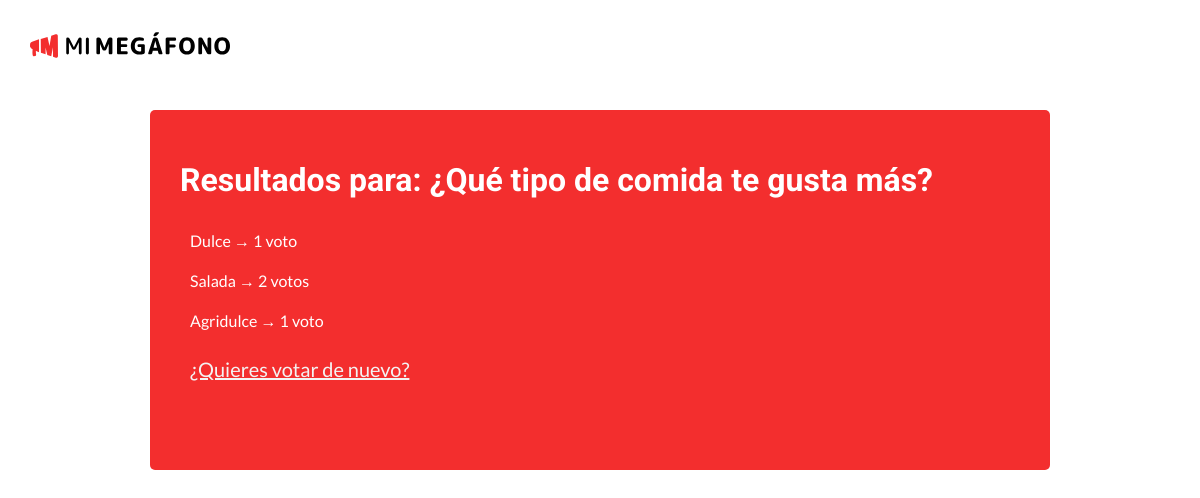
/polls/5/results/, run on an earlier commit of the app's database.
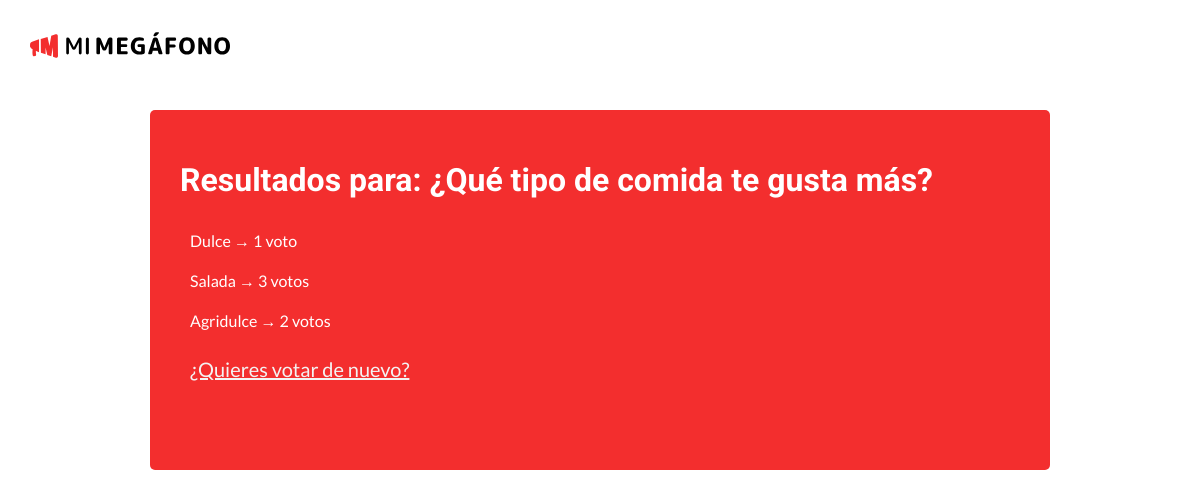
And on a later commit of the database.
### polls/models.py (models this page shows, shortened)
class Choice(models.Model):
    question = models.ForeignKey(Question, on_delete=models.CASCADE)
    choice_text = models.CharField(max_length=200)
    votes = models.IntegerField(default=0)

### polls/views.py (the view)
# urls.py: path('<int:pk>/results/', views.ResultsView.as_view(), name='results'),
class ResultsView(generic.DetailView):
    model = Question
    template_name = 'polls/results.html'

### polls/templates/polls/results.html (shortened to what this page needs)
<!DOCTYPE html>
<html lang="es">
<head>
    {% load static %}
    <link rel="stylesheet" type="text/css" href="{% static 'polls/style.css' %}">
</head>
<body>
    <header>
        <a class="header-brand" href="{% url 'polls:index' %}">
        </a>
    </header>
    <div class="container">
        <h1 class="poll-title">Resultados para: {{ question.question_text }}</h1>
        <ul class="poll-list">
        {% for choice in question.choice_set.all %}
            <li class="list-result">{{ choice.choice_text }} &rightarrow; {{ choice.votes }} voto{{ choice.votes|pluralize }}</li>
        {% endfor %}
        </ul>
        <a class="vote-link" href="{% url 'polls:detail' question.id %}">¿Quieres votar de nuevo?</a>
    </div>
</body>
</html>

What changed in the data, as far as the page shows it:
changed Choice "Salada": votes "2" → "3"
changed Choice "Agridulce": votes "1" → "2"
